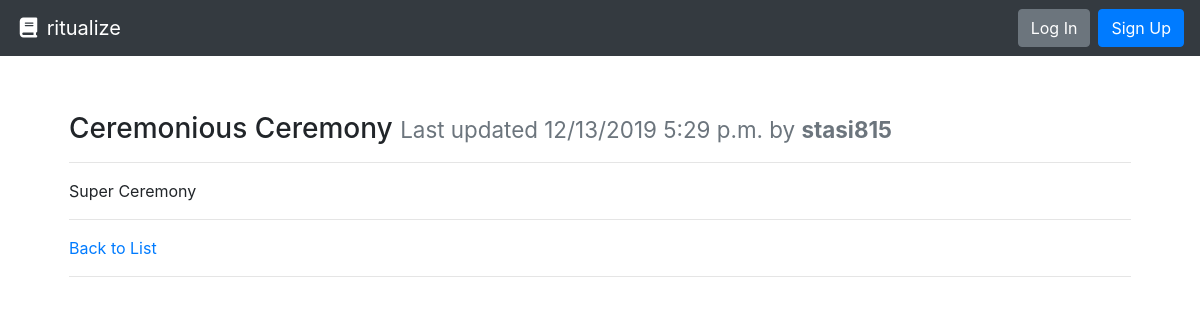
The page /rituals/ceremonious-ceremony/ on the database its author committed.
### rituals/models.py (models this page shows, shortened)
class Ceremony(models.Model):
    title = models.CharField(max_length=30)
    author = models.ForeignKey(User, on_delete=models.PROTECT, help_text="The user that posted this ceremony.")
    slug = models.CharField(max_length=settings.CEREMONY_PAGE_TITLE_MAX_LENGTH, blank=True, editable=False, help_text="Unique URL path to access this page. Generated by the system.")
    content = models.TextField(help_text="Write the description of the ceremony here.")
    created = models.DateTimeField(auto_now_add=True, help_text="The date and time this page was created. Automatically generated when the model saves.")
    modified = models.DateTimeField(auto_now=True, help_text="The date and time this page was updated. Automatically generated when the model updates.")

### rituals/views.py (the view)
# urls.py: path('rituals/<str:slug>/', CeremonyDetailView.as_view(), name='ceremony-details-page'),
class CeremonyDetailView(DetailView):
    model = Ceremony
    def get(self, request, slug):
        ceremony = self.get_queryset().get(slug__iexact=slug)
        return render(request, 'rituals/ceremony.html', {
            'ceremony': ceremony
        })

### rituals/templates/rituals/ceremony.html (shortened to what this page needs)
{% extends "base.html" %}
{% block content %}
  <div class="row">
    <div class="col m-4">
      <h3>{{ ceremony.title }} <small class="text-muted">Last updated {{ ceremony.modified|date:"SHORT_DATETIME_FORMAT" }} by <b>{{ ceremony.author.username }}</b></small></h3>
      <hr>
      <p>{{ ceremony.content|linebreaksbr }}</p>
      <hr>
      <a href="{% url 'ceremony-list-page' %}">Back to List</a><hr>
    </div>
  </div>
{% endblock %}

### rows shown on the page
Ceremony: title "Ceremonious Ceremony", modified "12/13/2019 5:29 p.m.", author.username "stasi815", content "Super Ceremony"
